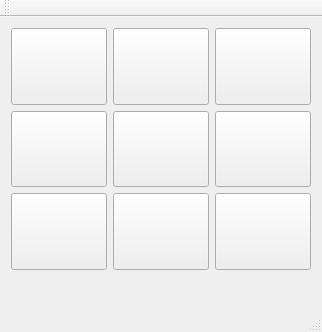
<?xml version="1.0" encoding="UTF-8"?>
<ui version="4.0">
 <class>MainWindow</class>
 <widget class="QMainWindow" name="MainWindow">
  <property name="geometry">
   <rect>
    <x>0</x>
    <y>0</y>
    <width>282</width>
    <height>332</height>
   </rect>
  </property>
  <property name="windowTitle">
   <string>MainWindow</string>
  </property>
  <widget class="QWidget" name="centralWidget">
   <layout class="QGridLayout" name="gridLayout">
    <item row="1" column="1">
     <widget class="QPushButton" name="btn_11">
      <property name="sizePolicy">
       <sizepolicy hsizetype="Expanding" vsizetype="Expanding">
        <horstretch>10</horstretch>
        <verstretch>10</verstretch>
       </sizepolicy>
      </property>
      <property name="sizeIncrement">
       <size>
        <width>0</width>
        <height>10</height>
       </size>
      </property>
      <property name="baseSize">
       <size>
        <width>0</width>
        <height>30</height>
       </size>
      </property>
      <property name="font">
       <font>
        <pointsize>25</pointsize>
        <weight>50</weight>
        <bold>false</bold>
       </font>
      </property>
      <property name="text">
       <string/>
      </property>
     </widget>
    </item>
    <item row="2" column="2">
     <widget class="QPushButton" name="btn_22">
      <property name="sizePolicy">
       <sizepolicy hsizetype="Expanding" vsizetype="Expanding">
        <horstretch>10</horstretch>
        <verstretch>10</verstretch>
       </sizepolicy>
      </property>
      <property name="sizeIncrement">
       <size>
        <width>0</width>
        <height>10</height>
       </size>
      </property>
      <property name="baseSize">
       <size>
        <width>0</width>
        <height>30</height>
       </size>
      </property>
      <property name="font">
       <font>
        <pointsize>25</pointsize>
        <weight>50</weight>
        <bold>false</bold>
       </font>
      </property>
      <property name="text">
       <string/>
      </property>
     </widget>
    </item>
    <item row="0" column="2">
     <widget class="QPushButton" name="btn_02">
      <property name="sizePolicy">
       <sizepolicy hsizetype="Expanding" vsizetype="Expanding">
        <horstretch>10</horstretch>
        <verstretch>10</verstretch>
       </sizepolicy>
      </property>
      <property name="sizeIncrement">
       <size>
        <width>0</width>
        <height>10</height>
       </size>
      </property>
      <property name="baseSize">
       <size>
        <width>0</width>
        <height>30</height>
       </size>
      </property>
      <property name="font">
       <font>
        <pointsize>25</pointsize>
        <weight>50</weight>
        <bold>false</bold>
       </font>
      </property>
      <property name="text">
       <string/>
      </property>
     </widget>
    </item>
    <item row="1" column="2">
     <widget class="QPushButton" name="btn_12">
      <property name="sizePolicy">
       <sizepolicy hsizetype="Expanding" vsizetype="Expanding">
        <horstretch>10</horstretch>
        <verstretch>10</verstretch>
       </sizepolicy>
      </property>
      <property name="sizeIncrement">
       <size>
        <width>0</width>
        <height>10</height>
       </size>
      </property>
      <property name="baseSize">
       <size>
        <width>0</width>
        <height>30</height>
       </size>
      </property>
      <property name="font">
       <font>
        <pointsize>25</pointsize>
        <weight>50</weight>
        <bold>false</bold>
       </font>
      </property>
      <property name="text">
       <string/>
      </property>
     </widget>
    </item>
    <item row="2" column="0">
     <widget class="QPushButton" name="btn_20">
      <property name="sizePolicy">
       <sizepolicy hsizetype="Expanding" vsizetype="Expanding">
        <horstretch>10</horstretch>
        <verstretch>10</verstretch>
       </sizepolicy>
      </property>
      <property name="sizeIncrement">
       <size>
        <width>0</width>
        <height>10</height>
       </size>
      </property>
      <property name="baseSize">
       <size>
        <width>0</width>
        <height>30</height>
       </size>
      </property>
      <property name="font">
       <font>
        <pointsize>25</pointsize>
        <weight>50</weight>
        <bold>false</bold>
       </font>
      </property>
      <property name="text">
       <string/>
      </property>
     </widget>
    </item>
    <item row="1" column="0">
     <widget class="QPushButton" name="btn_10">
      <property name="sizePolicy">
       <sizepolicy hsizetype="Expanding" vsizetype="Expanding">
        <horstretch>10</horstretch>
        <verstretch>10</verstretch>
       </sizepolicy>
      </property>
      <property name="sizeIncrement">
       <size>
        <width>0</width>
        <height>10</height>
       </size>
      </property>
      <property name="baseSize">
       <size>
        <width>0</width>
        <height>30</height>
       </size>
      </property>
      <property name="font">
       <font>
        <pointsize>25</pointsize>
        <weight>50</weight>
        <bold>false</bold>
       </font>
      </property>
      <property name="text">
       <string/>
      </property>
     </widget>
    </item>
    <item row="2" column="1">
     <widget class="QPushButton" name="btn_21">
      <property name="sizePolicy">
       <sizepolicy hsizetype="Expanding" vsizetype="Expanding">
        <horstretch>10</horstretch>
        <verstretch>10</verstretch>
       </sizepolicy>
      </property>
      <property name="sizeIncrement">
       <size>
        <width>0</width>
        <height>10</height>
       </size>
      </property>
      <property name="baseSize">
       <size>
        <width>0</width>
        <height>30</height>
       </size>
      </property>
      <property name="font">
       <font>
        <pointsize>25</pointsize>
        <weight>50</weight>
        <bold>false</bold>
       </font>
      </property>
      <property name="text">
       <string/>
      </property>
     </widget>
    </item>
    <item row="0" column="1">
     <widget class="QPushButton" name="btn_01">
      <property name="sizePolicy">
       <sizepolicy hsizetype="Expanding" vsizetype="Expanding">
        <horstretch>10</horstretch>
        <verstretch>10</verstretch>
       </sizepolicy>
      </property>
      <property name="sizeIncrement">
       <size>
        <width>0</width>
        <height>10</height>
       </size>
      </property>
      <property name="baseSize">
       <size>
        <width>0</width>
        <height>30</height>
       </size>
      </property>
      <property name="font">
       <font>
        <pointsize>25</pointsize>
        <weight>50</weight>
        <bold>false</bold>
       </font>
      </property>
      <property name="text">
       <string/>
      </property>
     </widget>
    </item>
    <item row="0" column="0">
     <widget class="QPushButton" name="btn_00">
      <property name="sizePolicy">
       <sizepolicy hsizetype="Expanding" vsizetype="Expanding">
        <horstretch>10</horstretch>
        <verstretch>10</verstretch>
       </sizepolicy>
      </property>
      <property name="sizeIncrement">
       <size>
        <width>0</width>
        <height>10</height>
       </size>
      </property>
      <property name="baseSize">
       <size>
        <width>0</width>
        <height>30</height>
       </size>
      </property>
      <property name="font">
       <font>
        <pointsize>25</pointsize>
        <weight>50</weight>
        <bold>false</bold>
       </font>
      </property>
      <property name="text">
       <string/>
      </property>
      <property name="flat">
       <bool>false</bool>
      </property>
     </widget>
    </item>
    <item row="3" column="1">
     <widget class="QLabel" name="resualt_lbl">
      <property name="sizePolicy">
       <sizepolicy hsizetype="Preferred" vsizetype="Preferred">
        <horstretch>0</horstretch>
        <verstretch>3</verstretch>
       </sizepolicy>
      </property>
      <property name="font">
       <font>
        <pointsize>11</pointsize>
       </font>
      </property>
      <property name="text">
       <string/>
      </property>
     </widget>
    </item>
   </layout>
  </widget>
  <widget class="QMenuBar" name="menuBar">
   <property name="geometry">
    <rect>
     <x>0</x>
     <y>0</y>
     <width>282</width>
     <height>21</height>
    </rect>
   </property>
  </widget>
  <widget class="QToolBar" name="mainToolBar">
   <attribute name="toolBarArea">
    <enum>TopToolBarArea</enum>
   </attribute>
   <attribute name="toolBarBreak">
    <bool>false</bool>
   </attribute>
  </widget>
  <widget class="QStatusBar" name="statusBar"/>
 </widget>
 <layoutdefault spacing="6" margin="11"/>
 <resources/>
 <connections/>
</ui>
